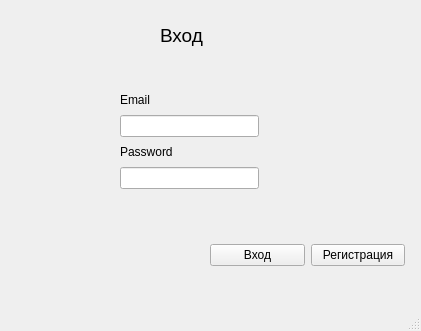
<?xml version="1.0" encoding="UTF-8"?>
<ui version="4.0">
 <class>MainWindow</class>
 <widget class="QMainWindow" name="MainWindow">
  <property name="geometry">
   <rect>
    <x>0</x>
    <y>0</y>
    <width>421</width>
    <height>331</height>
   </rect>
  </property>
  <property name="windowTitle">
   <string>MainWindow</string>
  </property>
  <widget class="QWidget" name="centralwidget">
   <widget class="QLabel" name="label">
    <property name="geometry">
     <rect>
      <x>160</x>
      <y>20</y>
      <width>71</width>
      <height>31</height>
     </rect>
    </property>
    <property name="font">
     <font>
      <pointsize>14</pointsize>
     </font>
    </property>
    <property name="text">
     <string>Вход</string>
    </property>
   </widget>
   <widget class="QWidget" name="">
    <property name="geometry">
     <rect>
      <x>120</x>
      <y>90</y>
      <width>139</width>
      <height>99</height>
     </rect>
    </property>
    <layout class="QGridLayout" name="gridLayout">
     <item row="0" column="0">
      <widget class="QLabel" name="Email">
       <property name="text">
        <string>Email</string>
       </property>
      </widget>
     </item>
     <item row="3" column="0">
      <widget class="QLabel" name="Password">
       <property name="text">
        <string>Password</string>
       </property>
      </widget>
     </item>
     <item row="4" column="0">
      <widget class="QLineEdit" name="Pass_vod"/>
     </item>
     <item row="1" column="0">
      <widget class="QLineEdit" name="Email_Vod"/>
     </item>
    </layout>
   </widget>
   <widget class="QWidget" name="">
    <property name="geometry">
     <rect>
      <x>210</x>
      <y>240</y>
      <width>195</width>
      <height>30</height>
     </rect>
    </property>
    <layout class="QGridLayout" name="gridLayout_2">
     <item row="0" column="0">
      <widget class="QPushButton" name="Vhod">
       <property name="text">
        <string>Вход</string>
       </property>
      </widget>
     </item>
     <item row="0" column="1">
      <widget class="QPushButton" name="Register">
       <property name="text">
        <string>Регистрация</string>
       </property>
      </widget>
     </item>
    </layout>
   </widget>
  </widget>
  <widget class="QMenuBar" name="menubar">
   <property name="geometry">
    <rect>
     <x>0</x>
     <y>0</y>
     <width>421</width>
     <height>26</height>
    </rect>
   </property>
  </widget>
  <widget class="QStatusBar" name="statusbar"/>
 </widget>
 <resources/>
 <connections/>
</ui>
